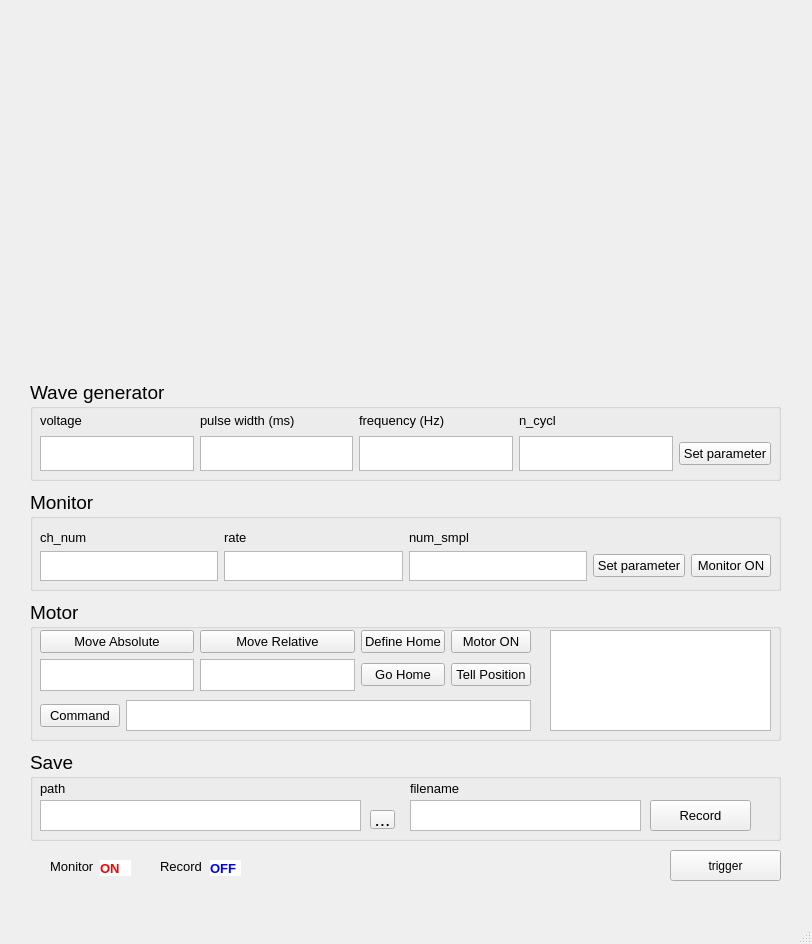
<?xml version="1.0" encoding="UTF-8"?>
<ui version="4.0">
 <class>MainWindow</class>
 <widget class="QMainWindow" name="MainWindow">
  <property name="geometry">
   <rect>
    <x>0</x>
    <y>0</y>
    <width>812</width>
    <height>944</height>
   </rect>
  </property>
  <property name="windowTitle">
   <string>MainWindow</string>
  </property>
  <widget class="QWidget" name="centralwidget">
   <widget class="QPushButton" name="Trigger_Button">
    <property name="geometry">
     <rect>
      <x>670</x>
      <y>850</y>
      <width>111</width>
      <height>31</height>
     </rect>
    </property>
    <property name="text">
     <string>trigger</string>
    </property>
   </widget>
   <widget class="QGroupBox" name="groupBox">
    <property name="geometry">
     <rect>
      <x>30</x>
      <y>380</y>
      <width>751</width>
      <height>101</height>
     </rect>
    </property>
    <property name="sizePolicy">
     <sizepolicy hsizetype="Expanding" vsizetype="Preferred">
      <horstretch>0</horstretch>
      <verstretch>0</verstretch>
     </sizepolicy>
    </property>
    <property name="font">
     <font>
      <pointsize>14</pointsize>
     </font>
    </property>
    <property name="title">
     <string>Wave generator</string>
    </property>
    <widget class="QWidget" name="gridLayoutWidget">
     <property name="geometry">
      <rect>
       <x>10</x>
       <y>30</y>
       <width>731</width>
       <height>61</height>
      </rect>
     </property>
     <layout class="QGridLayout" name="gridLayout">
      <item row="0" column="0">
       <widget class="QLabel" name="label">
        <property name="font">
         <font>
          <pointsize>10</pointsize>
         </font>
        </property>
        <property name="text">
         <string>voltage</string>
        </property>
       </widget>
      </item>
      <item row="0" column="2">
       <widget class="QLabel" name="label_3">
        <property name="font">
         <font>
          <pointsize>10</pointsize>
         </font>
        </property>
        <property name="text">
         <string>frequency (Hz)</string>
        </property>
       </widget>
      </item>
      <item row="0" column="4">
       <spacer name="horizontalSpacer_5">
        <property name="orientation">
         <enum>Qt::Horizontal</enum>
        </property>
        <property name="sizeType">
         <enum>QSizePolicy::Preferred</enum>
        </property>
        <property name="sizeHint" stdset="0">
         <size>
          <width>40</width>
          <height>20</height>
         </size>
        </property>
       </spacer>
      </item>
      <item row="0" column="3">
       <widget class="QLabel" name="label_4">
        <property name="font">
         <font>
          <pointsize>10</pointsize>
         </font>
        </property>
        <property name="text">
         <string>n_cycl</string>
        </property>
       </widget>
      </item>
      <item row="0" column="1">
       <widget class="QLabel" name="label_2">
        <property name="font">
         <font>
          <pointsize>10</pointsize>
         </font>
        </property>
        <property name="text">
         <string>pulse width (ms)</string>
        </property>
       </widget>
      </item>
      <item row="1" column="0">
       <widget class="QPlainTextEdit" name="WG_Vol_Edit">
        <property name="font">
         <font>
          <pointsize>10</pointsize>
         </font>
        </property>
       </widget>
      </item>
      <item row="1" column="1">
       <widget class="QPlainTextEdit" name="WG_Pul_Edit">
        <property name="font">
         <font>
          <pointsize>10</pointsize>
         </font>
        </property>
       </widget>
      </item>
      <item row="1" column="2">
       <widget class="QPlainTextEdit" name="WG_Frq_Edit">
        <property name="font">
         <font>
          <pointsize>10</pointsize>
         </font>
        </property>
       </widget>
      </item>
      <item row="1" column="3">
       <widget class="QPlainTextEdit" name="WG_Cyc_Edit">
        <property name="font">
         <font>
          <pointsize>8</pointsize>
         </font>
        </property>
       </widget>
      </item>
      <item row="1" column="4">
       <widget class="QPushButton" name="SetWGButton">
        <property name="font">
         <font>
          <pointsize>10</pointsize>
         </font>
        </property>
        <property name="text">
         <string>Set parameter</string>
        </property>
       </widget>
      </item>
     </layout>
    </widget>
   </widget>
   <widget class="QGroupBox" name="groupBox_2">
    <property name="geometry">
     <rect>
      <x>30</x>
      <y>490</y>
      <width>751</width>
      <height>101</height>
     </rect>
    </property>
    <property name="sizePolicy">
     <sizepolicy hsizetype="Expanding" vsizetype="Preferred">
      <horstretch>0</horstretch>
      <verstretch>0</verstretch>
     </sizepolicy>
    </property>
    <property name="font">
     <font>
      <pointsize>14</pointsize>
     </font>
    </property>
    <property name="title">
     <string>Monitor</string>
    </property>
    <widget class="QWidget" name="gridLayoutWidget_2">
     <property name="geometry">
      <rect>
       <x>10</x>
       <y>40</y>
       <width>731</width>
       <height>51</height>
      </rect>
     </property>
     <layout class="QGridLayout" name="gridLayout_2">
      <item row="0" column="1">
       <widget class="QLabel" name="label_7">
        <property name="font">
         <font>
          <pointsize>10</pointsize>
         </font>
        </property>
        <property name="text">
         <string>rate</string>
        </property>
       </widget>
      </item>
      <item row="0" column="2">
       <widget class="QLabel" name="label_5">
        <property name="font">
         <font>
          <pointsize>10</pointsize>
         </font>
        </property>
        <property name="text">
         <string>num_smpl</string>
        </property>
       </widget>
      </item>
      <item row="1" column="0">
       <widget class="QPlainTextEdit" name="DAQ_NumCh_Edit">
        <property name="font">
         <font>
          <pointsize>10</pointsize>
         </font>
        </property>
       </widget>
      </item>
      <item row="1" column="1">
       <widget class="QPlainTextEdit" name="DAQ_Rate_Edit">
        <property name="font">
         <font>
          <pointsize>10</pointsize>
         </font>
        </property>
       </widget>
      </item>
      <item row="1" column="2">
       <widget class="QPlainTextEdit" name="DAQ_NumSmpl_Edit">
        <property name="font">
         <font>
          <pointsize>10</pointsize>
         </font>
        </property>
       </widget>
      </item>
      <item row="1" column="3">
       <widget class="QPushButton" name="Set_DAQ_Button">
        <property name="font">
         <font>
          <pointsize>10</pointsize>
         </font>
        </property>
        <property name="text">
         <string>Set parameter</string>
        </property>
       </widget>
      </item>
      <item row="1" column="4">
       <widget class="QPushButton" name="Monitor_Button">
        <property name="font">
         <font>
          <pointsize>10</pointsize>
         </font>
        </property>
        <property name="text">
         <string>Monitor ON</string>
        </property>
       </widget>
      </item>
      <item row="0" column="0">
       <widget class="QLabel" name="label_6">
        <property name="font">
         <font>
          <pointsize>10</pointsize>
         </font>
        </property>
        <property name="text">
         <string>ch_num</string>
        </property>
       </widget>
      </item>
     </layout>
    </widget>
   </widget>
   <widget class="QGroupBox" name="groupBox_3">
    <property name="geometry">
     <rect>
      <x>30</x>
      <y>750</y>
      <width>751</width>
      <height>91</height>
     </rect>
    </property>
    <property name="font">
     <font>
      <pointsize>14</pointsize>
     </font>
    </property>
    <property name="title">
     <string>Save</string>
    </property>
    <widget class="QPushButton" name="Rec_Button">
     <property name="geometry">
      <rect>
       <x>620</x>
       <y>50</y>
       <width>101</width>
       <height>31</height>
      </rect>
     </property>
     <property name="font">
      <font>
       <pointsize>10</pointsize>
      </font>
     </property>
     <property name="text">
      <string>Record</string>
     </property>
    </widget>
    <widget class="QPlainTextEdit" name="Filepath_Edit">
     <property name="geometry">
      <rect>
       <x>10</x>
       <y>50</y>
       <width>321</width>
       <height>31</height>
      </rect>
     </property>
     <property name="font">
      <font>
       <pointsize>8</pointsize>
      </font>
     </property>
    </widget>
    <widget class="QLabel" name="label_11">
     <property name="geometry">
      <rect>
       <x>10</x>
       <y>30</y>
       <width>31</width>
       <height>16</height>
      </rect>
     </property>
     <property name="font">
      <font>
       <pointsize>10</pointsize>
      </font>
     </property>
     <property name="text">
      <string>path</string>
     </property>
    </widget>
    <widget class="QPlainTextEdit" name="Filename_Edit">
     <property name="geometry">
      <rect>
       <x>380</x>
       <y>50</y>
       <width>231</width>
       <height>31</height>
      </rect>
     </property>
     <property name="font">
      <font>
       <pointsize>8</pointsize>
      </font>
     </property>
    </widget>
    <widget class="QLabel" name="label_12">
     <property name="geometry">
      <rect>
       <x>380</x>
       <y>30</y>
       <width>51</width>
       <height>16</height>
      </rect>
     </property>
     <property name="font">
      <font>
       <pointsize>10</pointsize>
      </font>
     </property>
     <property name="text">
      <string>filename</string>
     </property>
    </widget>
    <widget class="QToolButton" name="toolButton">
     <property name="geometry">
      <rect>
       <x>340</x>
       <y>60</y>
       <width>25</width>
       <height>19</height>
      </rect>
     </property>
     <property name="text">
      <string>...</string>
     </property>
    </widget>
   </widget>
   <widget class="QLabel" name="label_13">
    <property name="geometry">
     <rect>
      <x>50</x>
      <y>860</y>
      <width>47</width>
      <height>13</height>
     </rect>
    </property>
    <property name="font">
     <font>
      <pointsize>10</pointsize>
     </font>
    </property>
    <property name="text">
     <string>Monitor</string>
    </property>
   </widget>
   <widget class="QLabel" name="label_14">
    <property name="geometry">
     <rect>
      <x>100</x>
      <y>860</y>
      <width>31</width>
      <height>16</height>
     </rect>
    </property>
    <property name="font">
     <font>
      <pointsize>10</pointsize>
      <weight>75</weight>
      <bold>true</bold>
     </font>
    </property>
    <property name="styleSheet">
     <string notr="true">QLabel{
	background-color:white;
	color: #ff0000;
}</string>
    </property>
    <property name="text">
     <string>ON</string>
    </property>
   </widget>
   <widget class="QLabel" name="label_15">
    <property name="geometry">
     <rect>
      <x>160</x>
      <y>860</y>
      <width>47</width>
      <height>13</height>
     </rect>
    </property>
    <property name="font">
     <font>
      <pointsize>10</pointsize>
     </font>
    </property>
    <property name="text">
     <string>Record</string>
    </property>
   </widget>
   <widget class="QLabel" name="label_16">
    <property name="geometry">
     <rect>
      <x>210</x>
      <y>860</y>
      <width>31</width>
      <height>16</height>
     </rect>
    </property>
    <property name="font">
     <font>
      <pointsize>10</pointsize>
      <weight>75</weight>
      <bold>true</bold>
     </font>
    </property>
    <property name="styleSheet">
     <string notr="true">QLabel{
	background-color:white;
	color: blue;
}</string>
    </property>
    <property name="text">
     <string>OFF</string>
    </property>
   </widget>
   <widget class="QGroupBox" name="groupBox_4">
    <property name="geometry">
     <rect>
      <x>30</x>
      <y>600</y>
      <width>751</width>
      <height>141</height>
     </rect>
    </property>
    <property name="font">
     <font>
      <pointsize>14</pointsize>
      <weight>50</weight>
      <bold>false</bold>
     </font>
    </property>
    <property name="title">
     <string>Motor</string>
    </property>
    <widget class="QPlainTextEdit" name="Motor_message">
     <property name="geometry">
      <rect>
       <x>520</x>
       <y>30</y>
       <width>221</width>
       <height>101</height>
      </rect>
     </property>
     <property name="font">
      <font>
       <pointsize>10</pointsize>
      </font>
     </property>
    </widget>
    <widget class="QWidget" name="gridLayoutWidget_3">
     <property name="geometry">
      <rect>
       <x>10</x>
       <y>30</y>
       <width>491</width>
       <height>61</height>
      </rect>
     </property>
     <layout class="QGridLayout" name="gridLayout_3">
      <item row="0" column="0">
       <widget class="QPushButton" name="MA_Button">
        <property name="font">
         <font>
          <pointsize>10</pointsize>
         </font>
        </property>
        <property name="text">
         <string>Move Absolute</string>
        </property>
       </widget>
      </item>
      <item row="0" column="3">
       <widget class="QPushButton" name="MN_Button">
        <property name="font">
         <font>
          <pointsize>10</pointsize>
         </font>
        </property>
        <property name="text">
         <string>Motor ON</string>
        </property>
       </widget>
      </item>
      <item row="0" column="1">
       <widget class="QPushButton" name="MR_Button">
        <property name="font">
         <font>
          <pointsize>10</pointsize>
         </font>
        </property>
        <property name="text">
         <string>Move Relative</string>
        </property>
       </widget>
      </item>
      <item row="1" column="2">
       <widget class="QPushButton" name="GH_Button">
        <property name="font">
         <font>
          <pointsize>10</pointsize>
         </font>
        </property>
        <property name="text">
         <string>Go Home</string>
        </property>
       </widget>
      </item>
      <item row="1" column="0">
       <widget class="QTextEdit" name="MA_Edit">
        <property name="font">
         <font>
          <pointsize>10</pointsize>
         </font>
        </property>
       </widget>
      </item>
      <item row="1" column="1">
       <widget class="QTextEdit" name="MR_Edit">
        <property name="font">
         <font>
          <pointsize>10</pointsize>
         </font>
        </property>
       </widget>
      </item>
      <item row="0" column="2">
       <widget class="QPushButton" name="DH_Button">
        <property name="font">
         <font>
          <pointsize>10</pointsize>
         </font>
        </property>
        <property name="text">
         <string>Define Home</string>
        </property>
       </widget>
      </item>
      <item row="1" column="3">
       <widget class="QPushButton" name="TP_Button">
        <property name="font">
         <font>
          <pointsize>10</pointsize>
         </font>
        </property>
        <property name="text">
         <string>Tell Position</string>
        </property>
       </widget>
      </item>
     </layout>
    </widget>
    <widget class="QWidget" name="horizontalLayoutWidget">
     <property name="geometry">
      <rect>
       <x>10</x>
       <y>100</y>
       <width>491</width>
       <height>31</height>
      </rect>
     </property>
     <layout class="QHBoxLayout" name="horizontalLayout">
      <item>
       <widget class="QPushButton" name="SentCommand_Buttun">
        <property name="font">
         <font>
          <pointsize>10</pointsize>
         </font>
        </property>
        <property name="text">
         <string>Command</string>
        </property>
       </widget>
      </item>
      <item>
       <widget class="QPlainTextEdit" name="SentCommand_Edit">
        <property name="font">
         <font>
          <pointsize>10</pointsize>
         </font>
        </property>
       </widget>
      </item>
     </layout>
    </widget>
   </widget>
  </widget>
  <widget class="QMenuBar" name="menubar">
   <property name="geometry">
    <rect>
     <x>0</x>
     <y>0</y>
     <width>812</width>
     <height>21</height>
    </rect>
   </property>
  </widget>
  <widget class="QStatusBar" name="statusbar"/>
 </widget>
 <resources/>
 <connections>
  <connection>
   <sender>Rec_Button</sender>
   <signal>clicked()</signal>
   <receiver>MainWindow</receiver>
   <slot>slot1()</slot>
   <hints>
    <hint type="sourcelabel">
     <x>650</x>
     <y>821</y>
    </hint>
    <hint type="destinationlabel">
     <x>299</x>
     <y>456</y>
    </hint>
   </hints>
  </connection>
  <connection>
   <sender>SetWGButton</sender>
   <signal>clicked()</signal>
   <receiver>MainWindow</receiver>
   <slot>slot4()</slot>
   <hints>
    <hint type="sourcelabel">
     <x>769</x>
     <y>485</y>
    </hint>
    <hint type="destinationlabel">
     <x>544</x>
     <y>616</y>
    </hint>
   </hints>
  </connection>
  <connection>
   <sender>Trigger_Button</sender>
   <signal>clicked()</signal>
   <receiver>MainWindow</receiver>
   <slot>slot5()</slot>
   <hints>
    <hint type="sourcelabel">
     <x>670</x>
     <y>871</y>
    </hint>
    <hint type="destinationlabel">
     <x>604</x>
     <y>639</y>
    </hint>
   </hints>
  </connection>
  <connection>
   <sender>Set_DAQ_Button</sender>
   <signal>clicked()</signal>
   <receiver>MainWindow</receiver>
   <slot>slot6()</slot>
   <hints>
    <hint type="sourcelabel">
     <x>688</x>
     <y>598</y>
    </hint>
    <hint type="destinationlabel">
     <x>631</x>
     <y>534</y>
    </hint>
   </hints>
  </connection>
  <connection>
   <sender>Monitor_Button</sender>
   <signal>clicked()</signal>
   <receiver>MainWindow</receiver>
   <slot>slot7()</slot>
   <hints>
    <hint type="sourcelabel">
     <x>769</x>
     <y>598</y>
    </hint>
    <hint type="destinationlabel">
     <x>679</x>
     <y>650</y>
    </hint>
   </hints>
  </connection>
  <connection>
   <sender>toolButton</sender>
   <signal>clicked()</signal>
   <receiver>MainWindow</receiver>
   <slot>slot8()</slot>
   <hints>
    <hint type="sourcelabel">
     <x>371</x>
     <y>831</y>
    </hint>
    <hint type="destinationlabel">
     <x>388</x>
     <y>812</y>
    </hint>
   </hints>
  </connection>
  <connection>
   <sender>MA_Button</sender>
   <signal>clicked()</signal>
   <receiver>MainWindow</receiver>
   <slot>slot9()</slot>
   <hints>
    <hint type="sourcelabel">
     <x>156</x>
     <y>660</y>
    </hint>
    <hint type="destinationlabel">
     <x>230</x>
     <y>280</y>
    </hint>
   </hints>
  </connection>
  <connection>
   <sender>MR_Button</sender>
   <signal>clicked()</signal>
   <receiver>MainWindow</receiver>
   <slot>slot10()</slot>
   <hints>
    <hint type="sourcelabel">
     <x>311</x>
     <y>656</y>
    </hint>
    <hint type="destinationlabel">
     <x>368</x>
     <y>277</y>
    </hint>
   </hints>
  </connection>
  <connection>
   <sender>DH_Button</sender>
   <signal>clicked()</signal>
   <receiver>MainWindow</receiver>
   <slot>slot11()</slot>
   <hints>
    <hint type="sourcelabel">
     <x>422</x>
     <y>659</y>
    </hint>
    <hint type="destinationlabel">
     <x>488</x>
     <y>278</y>
    </hint>
   </hints>
  </connection>
  <connection>
   <sender>GH_Button</sender>
   <signal>clicked()</signal>
   <receiver>MainWindow</receiver>
   <slot>slot12()</slot>
   <hints>
    <hint type="sourcelabel">
     <x>438</x>
     <y>697</y>
    </hint>
    <hint type="destinationlabel">
     <x>490</x>
     <y>331</y>
    </hint>
   </hints>
  </connection>
  <connection>
   <sender>MN_Button</sender>
   <signal>clicked()</signal>
   <receiver>MainWindow</receiver>
   <slot>slot13()</slot>
   <hints>
    <hint type="sourcelabel">
     <x>505</x>
     <y>657</y>
    </hint>
    <hint type="destinationlabel">
     <x>621</x>
     <y>279</y>
    </hint>
   </hints>
  </connection>
  <connection>
   <sender>TP_Button</sender>
   <signal>clicked()</signal>
   <receiver>MainWindow</receiver>
   <slot>slot14()</slot>
   <hints>
    <hint type="sourcelabel">
     <x>515</x>
     <y>695</y>
    </hint>
    <hint type="destinationlabel">
     <x>621</x>
     <y>344</y>
    </hint>
   </hints>
  </connection>
  <connection>
   <sender>SentCommand_Buttun</sender>
   <signal>clicked()</signal>
   <receiver>MainWindow</receiver>
   <slot>slot15()</slot>
   <hints>
    <hint type="sourcelabel">
     <x>65</x>
     <y>734</y>
    </hint>
    <hint type="destinationlabel">
     <x>106</x>
     <y>275</y>
    </hint>
   </hints>
  </connection>
 </connections>
 <slots>
  <slot>slot1()</slot>
  <slot>slot2()</slot>
  <slot>slot3()</slot>
  <slot>slot4()</slot>
  <slot>slot5()</slot>
  <slot>slot6()</slot>
  <slot>slot7()</slot>
  <slot>slot8()</slot>
  <slot>slot9()</slot>
  <slot>slot10()</slot>
  <slot>slot11()</slot>
  <slot>slot12()</slot>
  <slot>slot13()</slot>
  <slot>slot14()</slot>
  <slot>slot15()</slot>
 </slots>
</ui>
